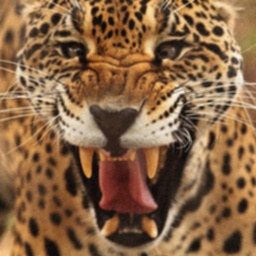
#> input picture approximation/result-box.jpg, 256 x 256 px, shrunk from 1024 x 1024 before the run, given in place of Leopard-with-noise.jpg, which was not available
$ python approximation.py
#> lines starting #> are read from the running program, lines starting #| are printed output that depends on the picture; long printed decimals are rounded; pictures that were not available may be replaced by others from this repository, and a replacement may not be noted
import numpy as np
from PIL import Image
import cv2


def box(size):
    return np.ones((size, size)) * (1 / size ** 2)


def gaussian(size, sigma = 2):
    center = size // 2
    kernel = np.array([[np.exp(-((x - center) ** 2 + (y - center) ** 2) / (2 * sigma ** 2)) for x in range(size)] for y in range(size)])

    return kernel / np.sum(kernel)


def median_filter(img, size):
    img = np.array(img)
    height, width = img.shape[0:2]
    filtered = np.zeros_like(img)
    radius = size // 2
    padded = cv2.copyMakeBorder(img, radius, radius, radius, radius, cv2.BORDER_REPLICATE)

    for x in range(height):
        for y in range(width):
            for color in range(3):
                filtered[x, y, color] = np.median(padded[x:x + size, y:y + size, color].flatten())

    filtered = Image.fromarray(filtered)
    return filtered


def convolution_filter(img, kernel):
    img = np.array(img)
    height, width = img.shape[0:2]
    filtered = np.zeros_like(img)
    radius = kernel.shape[0] // 2
    padded = cv2.copyMakeBorder(img, radius, radius, radius, radius,
                                cv2.BORDER_REPLICATE)
    for x in range(height):
        for y in range(width):
            for color in range(3):
                filtered[x, y, color] = np.sum(padded[x:x + kernel.shape[0], y:y + kernel.shape[0], color] * kernel)

    filtered = Image.fromarray(filtered)
    return filtered


def main():
    img = Image.open('Leopard-with-noise.jpg')
#> img is the input picture: PIL image 256x256 RGB; mean R, G, B 136.5, 101.5, 70
    filter_types = ['box', 'gaussian', 'median']

    for method in filter_types:
        if method == 'median':
            result = median_filter(img, 10)
        elif method == 'box':
            result = convolution_filter(img, box(10))
        else:
            result = convolution_filter(img, gaussian(10))
        mse = (np.square(np.array(img) - np.array(result))).mean(axis=None)
        result.save(f"approximation/result-{method}.jpg")
        print(f'{method}, MSE = {mse}')
#> this loop made 3 passes
#> mse on passes 1 to 3: 85.74, 67.69, 74.41
#| box, MSE = 85.743
#| gaussian, MSE = 67.686
#| median, MSE = 74.414
#> pass 1, in convolution_filter, `padded = cv2.copyMakeBorder(img, radius, radius, radius, radius, cv2.B..`:
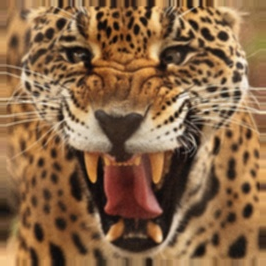
#> padded: shape (266, 266, 3); mean R, G, B 137.7, 102.5, 70.4
#> pass 1, in convolution_filter, `filtered = Image.fromarray(filtered)`:
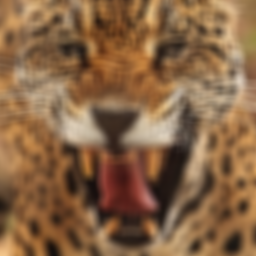
#> filtered: PIL image 256x256 RGB; mean R, G, B 136, 100.9, 69.5
#> pass 2, in convolution_filter (call 2), `filtered = Image.fromarray(filtered)`:
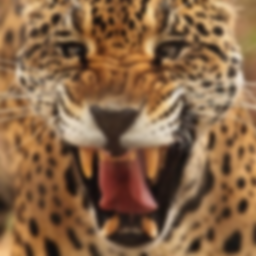
#> filtered: PIL image 256x256 RGB; mean R, G, B 136, 101, 69.5
#> pass 3, in median_filter, `filtered = Image.fromarray(filtered)`:
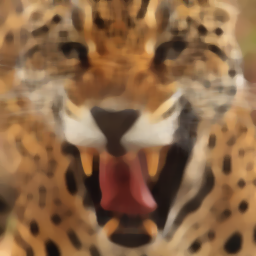
#> filtered: PIL image 256x256 RGB; mean R, G, B 139, 102.6, 70


if __name__ == '__main__':
    main()

$ run again, on resize-rotate/res-0_25-cubic.jpg
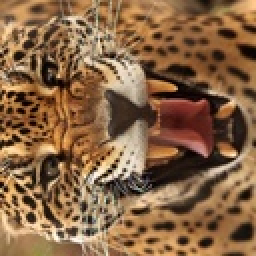
#> input picture resize-rotate/res-0_25-cubic.jpg, 128 x 128 px, shrunk from 512 x 512 before the run, given in place of Leopard-with-noise.jpg, which was not available (shown 2 times larger)
#> in main, img is the input picture: PIL image 128x128 RGB; mean R, G, B 135.9, 100.8, 69.3
#> the loop in main, `for method in filter_types:` made 3 passes
#> mse on passes 1 to 3: 100.1, 93.73, 93.38
#> (printed output is left out)
#> pass 1, in convolution_filter, `padded = cv2.copyMakeBorder(img, radius, radius, radius, radius, cv2.B..`:
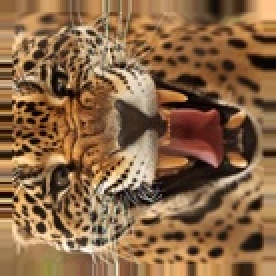
#> padded: shape (138, 138, 3) (shown 2 times larger); mean R, G, B 138.2, 102.9, 70.2
#> pass 3, in median_filter, `filtered = Image.fromarray(filtered)`:
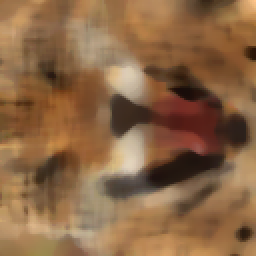
#> filtered: PIL image 128x128 RGB (shown 2 times larger); mean R, G, B 139.3, 102.6, 69.6
